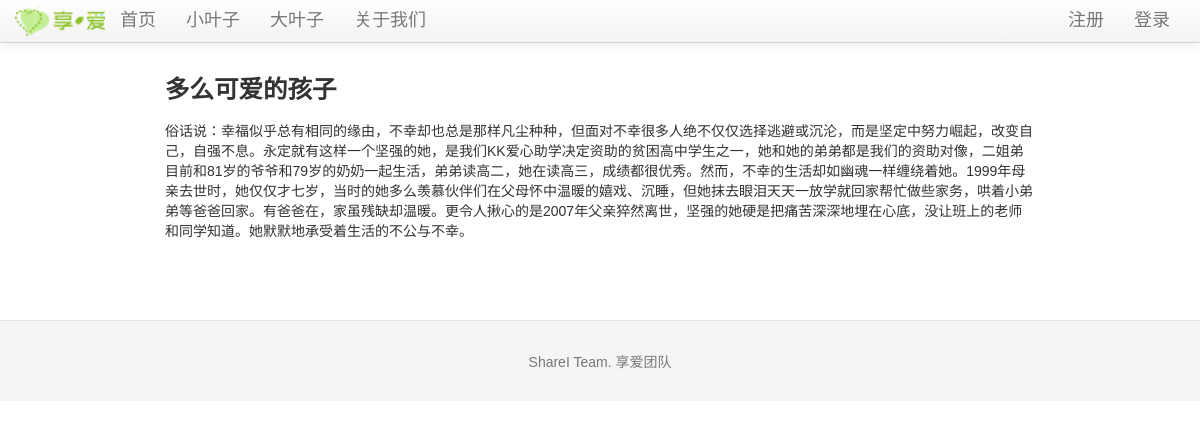
The app's page /blog/5 with its own data.
### tables this page shows
CREATE TABLE blog (
	blog_id integer primary key autoincrement,
	bleaf_id integer not null,
	lleaf_id integer not null,
	title text not null,
	blogtext text not null,
	createtime TIMESTAMP default (datetime('now', 'localtime'))
);

### sharei.py (the view)
@app.route('/blog/<blog_id>')
def show_blog(blog_id):
    blog = query_db('select * from blog where blog.blog_id = ?', [blog_id], one=True)
    if blog is None:
        error = '不存在此日志'
        return render_template('littleleaf.html', error=error)
    return render_template('blog.html', blog=blog)

### sharei.py (called while the page is built)
def get_db():
    top = _app_ctx_stack.top
    if not hasattr(top, 'sqlite_db'):
        top.sqlite_db = sqlite3.connect(app.config['DATABASE'])
        top.sqlite_db.row_factory = sqlite3.Row
    return top.sqlite_db

@app.teardown_appcontext
def close_database(exception):
    top = _app_ctx_stack.top
    if hasattr(top, 'sqlite_db'):
        top.sqlite_db.close()

def query_db(query, args=(), one=False):
    cur = get_db().execute(query, args)
    rv = cur.fetchall()
    return (rv[0] if rv else None) if one else rv

@app.before_request
def before_request():
    g.bleaf = None
    if 'bleaf_id' in session:
        g.bleaf = query_db('select * from bleaf where bleaf_id = ?', [session['bleaf_id']], one=True)

### templates/blog.html (shortened to what this page needs)
{% extends "layout.html" %}
{% block body %}
      <h3>{{ blog.title }}</h3>
      <p>{{ blog.blogtext|safe}}</p>
{% endblock %}

### static/css/docs.css (style rules this page uses)
body { position: relative; padding-top: 40px; }

### templates/layout.html (style rules this page uses)
body { padding-top: 60px; font: 14px "微软雅黑", Verdana, Arial, Sans-serif; }

### records on screen
blog: title "多么可爱的孩子", blogtext "俗话说：幸福似乎总有相同的缘由，不幸却也总是那样凡尘种种，但面对不幸很多人绝不仅仅选择逃避或沉沦，而是坚定中努力崛起，改变自己，自强不息。永定就有这样一个坚强的她，是我们KK爱心助学决定资助的贫困高中学生之一，她和她的弟弟都是我们的资助对像，二姐弟目前和81岁的爷爷和79岁的奶奶一起生活，弟弟读高二，她在读高三，成绩都很优秀。然而，不幸的生活却如幽魂一样缠绕着她。1999年母亲去世时，她仅仅才七岁，当时的她多么羡慕伙伴们在父母怀中温暖的嬉戏、沉睡，但她抹去眼泪天天一放学就回家帮忙做些家务，哄着小弟弟等爸爸回家。有爸爸在，家虽残缺却温暖。更令人揪心的是2007年父亲猝然离世，坚强的她硬是把痛苦深深地埋在心底，没让班上的老师和同学知道。她默默地承受着生活的不公与不幸。"
